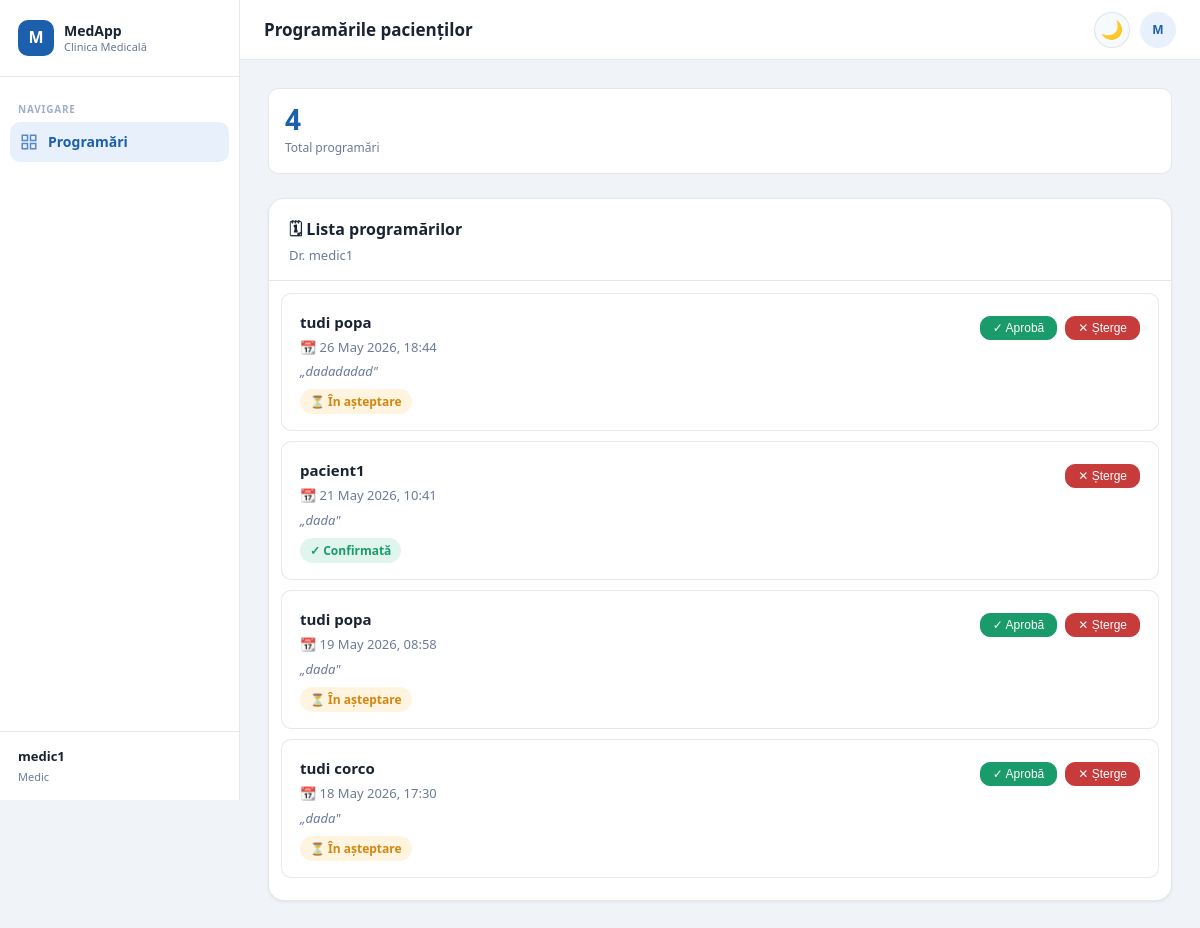
/doctor/dashboard/ (signed in), run on the app's committed database.
### accounts/models.py (models this page shows, shortened)
class CustomUser(AbstractUser):
    is_patient = models.BooleanField(default=False)
    is_doctor  = models.BooleanField(default=False)
    is_admin   = models.BooleanField(default=False)
    def get_role_label(self):
        if self.is_superuser or self.is_staff:
            return 'Admin'
        if self.is_doctor:
            return 'Medic'
        if self.is_patient:
            return 'Pacient'
        return 'Utilizator'

class Appointment(models.Model):
    patient      = models.ForeignKey(CustomUser, on_delete=models.CASCADE, related_name='appointments_as_patient')
    doctor       = models.ForeignKey(CustomUser, on_delete=models.CASCADE, related_name='appointments_as_doctor')
    date_time    = models.DateTimeField()
    reason       = models.TextField(blank=True, null=True)
    is_confirmed = models.BooleanField(default=False)
    created_at   = models.DateTimeField(auto_now_add=True)
    class Meta:
        ordering = ['-date_time']

### accounts/views.py (the view)
# urls.py: path('doctor/dashboard/',                       doctor_dashboard,    name='doctor_dashboard'),
@login_required(login_url='login')
def doctor_dashboard(request):
    if not getattr(request.user, 'is_doctor', False):
        return redirect('home')
    appointments = Appointment.objects.filter(
        doctor=request.user
    ).select_related('patient')
    return render(request, 'doctor_dashboard.html', {'appointments': appointments})

### templates/doctor_dashboard.html (shortened to what this page needs)
{% extends 'base.html' %}
{% load static %}
{% block page_title %}Programările pacienților{% endblock %}
{% block nav_doctor %}active{% endblock %}
{% block content %}
<div class="stat-grid" style="margin-bottom:24px;">
    <div class="stat-card">
        <div class="stat-value">{{ appointments.count }}</div>
        <div class="stat-label">Total programări</div>
    </div>
</div>
<div class="card">
    <div class="card-header">
        <div class="card-title">🗓 Lista programărilor</div>
        <div class="card-subtitle">Dr. {{ user.get_full_name|default:user.username }}</div>
    </div>
    <div class="card-body" style="padding:12px;">
        {% for appt in appointments %}
            <div class="appt-item">
                <div class="appt-info">
                    <div class="appt-name">{{ appt.patient.get_full_name|default:appt.patient.username }}</div>
                    <div class="appt-meta">📆 {{ appt.date_time|date:"d M Y, H:i" }}</div>
                    {% if appt.reason %}<div class="appt-reason">„{{ appt.reason }}"</div>{% endif %}
                    <div style="margin-top:6px;">
                        {% if appt.is_confirmed %}
                            <span class="badge badge-success">✓ Confirmată</span>
                        {% else %}
                            <span class="badge badge-warning">⏳ În așteptare</span>
                        {% endif %}
                    </div>
                </div>
                <div class="appt-actions">
                    {% if not appt.is_confirmed %}
                        <form method="POST" action="{% url 'approve_appointment' appt.id %}" style="margin:0;">
                            <button type="submit" class="btn btn-success btn-sm">✓ Aprobă</button>
                        </form>
                    {% endif %}
                    <form method="POST" action="{% url 'delete_appointment' appt.id %}" style="margin:0;"
                          onsubmit="return confirm('Ești sigur că vrei să ștergi această programare?');">
                        <button type="submit" class="btn btn-danger btn-sm">✕ Șterge</button>
                    </form>
                </div>
            </div>
        {% empty %}
            <div class="empty-state">
                <div class="empty-state-icon">📭</div>
                <div class="empty-state-text">Nu ai nicio programare în așteptare.</div>
            </div>
        {% endfor %}
    </div>
</div>
{% endblock %}

### templates/base.html (shortened to what this page needs)
{% load static %}
<!DOCTYPE html>
<html lang="ro" data-theme="light">
<head>
    <link rel="stylesheet" href="{% static 'css/style.css' %}">
</head>
<body>
<div class="page-wrapper">
    <aside class="sidebar" id="sidebar">
        <div class="sidebar-brand">
            <div class="sidebar-logo">M</div>
            <div class="sidebar-brand-text">
                MedApp
                <span>Clinica Medicală</span>
            </div>
        </div>
        <nav class="sidebar-nav">
            <div class="sidebar-section-label">Navigare</div>
            {% if user.is_doctor %}
                <a href="{% url 'doctor_dashboard' %}" class="sidebar-link {% block nav_doctor %}{% endblock %}">
                    <svg viewBox="0 0 24 24" fill="none" stroke="currentColor" stroke-width="2" aria-hidden="true"><rect x="3" y="3" width="7" height="7"/><rect x="14" y="3" width="7" height="7"/><rect x="14" y="14" width="7" height="7"/><rect x="3" y="14" width="7" height="7"/></svg>
                    Programări
                </a>
            {% endif %}
        </nav>
        <div style="padding:14px 18px;border-top:1px solid var(--border);">
            <div style="font-size:13px;font-weight:600;color:var(--text);">
                {{ user.get_full_name|default:user.username }}
            </div>
            <div style="font-size:11px;color:var(--text-muted);margin-top:2px;">
                {{ user.get_role_label }}
            </div>
        </div>
    </aside>
    <div class="main-content">
        <header class="topbar">
            <span class="topbar-title">{% block page_title %}Dashboard{% endblock %}</span>
            <div class="topbar-actions">
                <button class="theme-toggle" id="theme-toggle-btn"
                        onclick="toggleTheme()" aria-label="Comută tema">🌙</button>
                <div class="avatar-menu" id="avatarMenu">
                    <button class="user-avatar" id="avatarBtn"
                            onclick="toggleAvatarMenu(event)"
                            aria-haspopup="true" aria-expanded="false">
                        {{ user.username|first|upper }}
                    </button>
                </div>
            </div>
        </header>
        <main class="page-content">
            {% block content %}{% endblock %}
        </main>
    </div>
</div>
</body>
</html>

### data on the page
CustomUser: get_full_name "medic1", get_role_label "Medic", username|first "M"
Appointment: patient.get_full_name "tudi popa", date_time "26 May 2026, 18:44", reason "dadadadad", is_confirmed "⏳ În așteptare"
Appointment: patient.get_full_name "pacient1", date_time "21 May 2026, 10:41", reason "dada", is_confirmed "✓ Confirmată"
Appointment: patient.get_full_name "tudi popa", date_time "19 May 2026, 08:58", reason "dada", is_confirmed "⏳ În așteptare"
Appointment: patient.get_full_name "tudi corco", date_time "18 May 2026, 17:30", reason "dada", is_confirmed "⏳ În așteptare"

### other printed values
{{ appointments.count }} "4"
